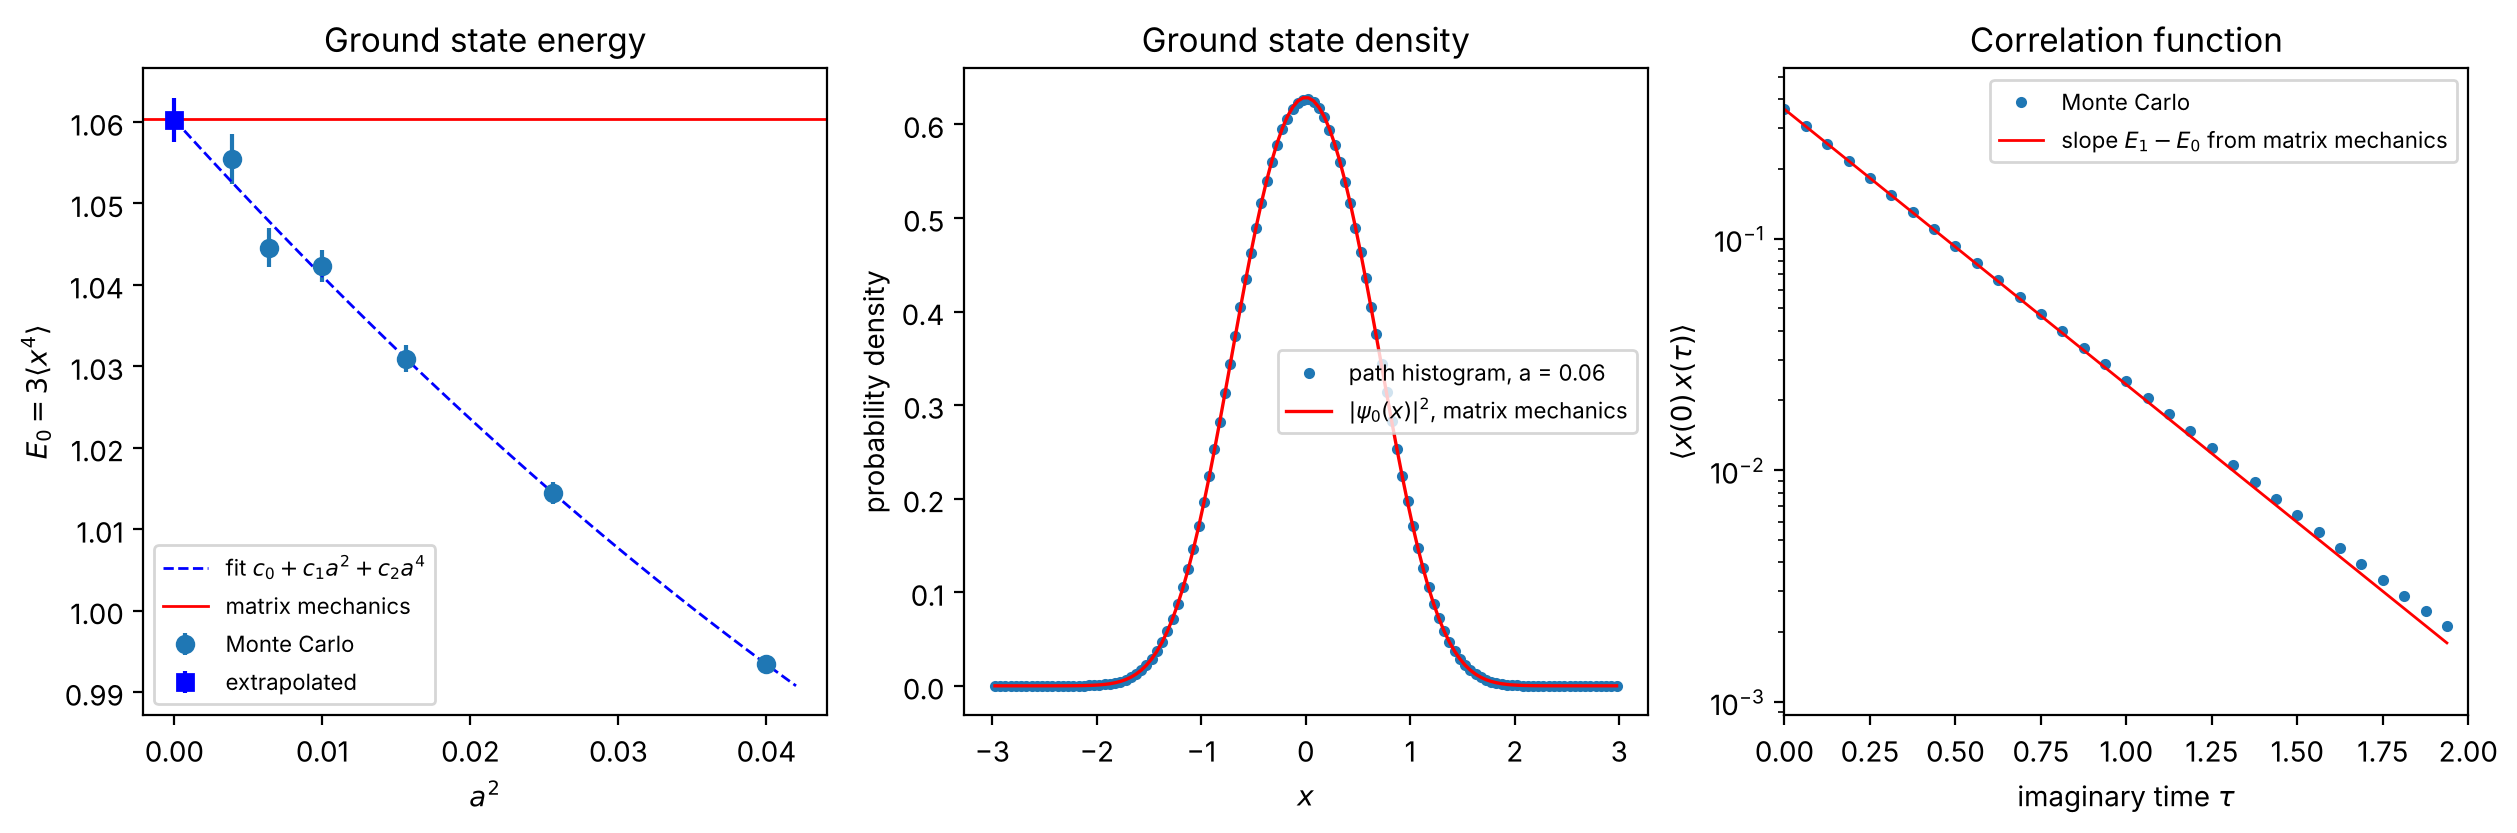

Recreate this plot in Python.
#!/usr/bin/env python3
"""
Path integral Monte Carlo for the anharmonic oscillator
=======================================================

The path integral formulation (thesis section 2.8) is reviewed in

    Eva Obeed, "Numerical Modelling of Some Quantum Systems",
    Master thesis, NTNU, Trondheim, May 2016,

but not simulated there. This program does the simulation for
H = p^2 + q^4 and compares with the matrix mechanics results.

Method. In imaginary time the path integral becomes a statistical sum over
closed paths x(tau), 0 <= tau < beta, with weight exp(-S),

    S = sum_i [ (x_{i+1} - x_i)^2 / (4 a) + a x_i^4 ] ,   beta = M a,

(the kinetic term has 1/(4a) because the mass is m = 1/2). For large beta
only the ground state contributes. Paths are sampled with the Metropolis
algorithm; many independent paths are updated at once with NumPy, and
their spread gives honest error bars.

Measured quantities:
  * E0 = 3 <x^4>              (virial theorem, <p^2> = 2 <x^4>)
  * |psi_0(x)|^2              (histogram of all x_i)
  * E1 - E0                   (decay of the correlation <x(0) x(tau)>)

The time step a introduces an error with leading terms a^2 and a^4, which
is removed by simulating several values of a and extrapolating to a = 0.
"""

import os

import numpy as np

import matplotlib
matplotlib.use("Agg")
import matplotlib.pyplot as plt

from anharmonic import AnharmonicOscillator


def simulate(a, beta=8.0, n_paths=1000, n_sweeps=2500, n_therm=500,
             rng=None, hist_bins=None):
    """Metropolis sampling of n_paths independent closed paths.

    Returns a dict with per-path averages of x^2 and x^4 (arrays of length
    n_paths), the correlation function per path, and a histogram of x.
    """
    rng = np.random.default_rng() if rng is None else rng
    M = int(round(beta / a))
    M += M % 2                                   # even number of time slices
    x = rng.normal(0.0, 0.5, size=(n_paths, M))
    step = 4.0 * np.sqrt(a)                      # proposal width
    sites = [np.arange(0, M, 2), np.arange(1, M, 2)]
    n_lag = M // 4

    def local_action(xi, left, right):
        return ((xi - left) ** 2 + (right - xi) ** 2) / (4 * a) + a * xi ** 4

    sum2 = np.zeros(n_paths)
    sum4 = np.zeros(n_paths)
    corr = np.zeros((n_paths, n_lag))
    hist = None if hist_bins is None else np.zeros(len(hist_bins) - 1)
    accepted = 0
    for sweep in range(n_therm + n_sweeps):
        # even and odd sites do not interact among themselves, so each
        # half of the lattice can be updated in one vectorized step
        for s in sites:
            left = x[:, (s - 1) % M]
            right = x[:, (s + 1) % M]
            old = x[:, s]
            new = old + step * (rng.random(old.shape) - 0.5)
            dS = local_action(new, left, right) - local_action(old, left, right)
            accept = rng.random(old.shape) < np.exp(-dS)
            x[:, s] = np.where(accept, new, old)
            accepted += accept.sum()
        if sweep >= n_therm:
            x2 = x * x
            sum2 += x2.mean(axis=1)
            sum4 += (x2 * x2).mean(axis=1)
            # <x_i x_{i+lag}> for all lags at once (Wiener-Khinchin)
            power = np.abs(np.fft.rfft(x, axis=1)) ** 2
            corr += np.fft.irfft(power, n=M, axis=1)[:, :n_lag] / M
            if hist is not None and sweep % 10 == 0:
                hist += np.histogram(x, bins=hist_bins)[0]
    return dict(a=beta / M, M=M, x2=sum2 / n_sweeps, x4=sum4 / n_sweeps,
                corr=corr / n_sweeps, hist=hist,
                acceptance=accepted / ((n_therm + n_sweeps) * n_paths * M))


def mean_and_error(samples):
    """Mean and standard error from independent paths."""
    return samples.mean(), samples.std(ddof=1) / np.sqrt(len(samples))


def energy_gap(corr, a, tau_min=0.3, tau_max=1.2, n_blocks=20):
    """E1 - E0 from C(tau) ~ exp(-(E1 - E0) tau), by a straight-line fit to
    log C over tau_min <= tau <= tau_max. Error from a jackknife over
    blocks of paths."""
    lags = np.arange(corr.shape[1]) * a
    sel = (lags >= tau_min) & (lags <= tau_max)

    def fit(c):
        return -np.polyfit(lags[sel], np.log(c[sel]), 1)[0]

    blocks = np.array_split(np.arange(corr.shape[0]), n_blocks)
    total = corr.sum(axis=0)
    jack = np.array([fit((total - corr[b].sum(axis=0)) /
                         (corr.shape[0] - len(b))) for b in blocks])
    gap = fit(corr.mean(axis=0))
    err = np.sqrt((n_blocks - 1) / n_blocks * np.sum((jack - jack.mean()) ** 2))
    return gap, err


def extrapolate(a_values, y, yerr):
    """Weighted least-squares fit y = c0 + c1 a^2 + c2 a^4; returns the
    value at a = 0, its error, and the coefficients."""
    A = np.vstack([np.ones_like(a_values), a_values ** 2, a_values ** 4]).T
    W = np.diag(1 / yerr ** 2)
    cov = np.linalg.inv(A.T @ W @ A)
    coef = cov @ A.T @ W @ y
    return coef[0], np.sqrt(cov[0, 0]), coef


def main(outdir="figures", seed=1948):
    os.makedirs(outdir, exist_ok=True)
    rng = np.random.default_rng(seed)
    osc = AnharmonicOscillator()
    E0, gap_exact = osc.E[0], osc.E[1] - osc.E[0]
    x2_exact = osc.expectation(0, 2)
    print("Matrix mechanics: E0 = %.8f, E1 - E0 = %.8f, <x^2> = %.8f"
          % (E0, gap_exact, x2_exact))

    bins = np.linspace(-3, 3, 121)
    a_values = np.array([0.2, 0.16, 0.125, 0.1, 0.08, 0.0625])
    runs = []
    print("\n%6s %5s %6s %20s %20s %20s" % ("a", "M", "acc.", "E0 = 3<x^4>",
                                             "<x^2>", "E1 - E0"))
    for a in a_values:
        r = simulate(a, rng=rng, hist_bins=bins)
        r["E"], r["dE"] = [3 * v for v in mean_and_error(r["x4"])]
        r["X2"], r["dX2"] = mean_and_error(r["x2"])
        r["gap"], r["dgap"] = energy_gap(r["corr"], r["a"])
        runs.append(r)
        print("%6.3f %5d %6.2f %12.5f +- %.5f %12.5f +- %.5f %12.4f +- %.4f"
              % (r["a"], r["M"], r["acceptance"], r["E"], r["dE"], r["X2"],
                 r["dX2"], r["gap"], r["dgap"]))

    a_used = np.array([r["a"] for r in runs])
    print("\nExtrapolation a -> 0 (fit c0 + c1 a^2 + c2 a^4):")
    results = {}
    for key, err, exact, label in (("E", "dE", E0, "E0"),
                                   ("X2", "dX2", x2_exact, "<x^2>"),
                                   ("gap", "dgap", gap_exact, "E1 - E0")):
        y = np.array([r[key] for r in runs])
        dy = np.array([r[err] for r in runs])
        val, dval, coef = extrapolate(a_used, y, dy)
        results[key] = (y, dy, val, dval, coef, exact)
        print("  %-8s = %.5f +- %.5f   exact %.5f   (deviation %.1f sigma)"
              % (label, val, dval, exact, (val - exact) / dval))

    # -- figure: extrapolation and ground state density ---------------------
    fig, axes = plt.subplots(1, 3, figsize=(15, 4.2))
    y, dy, val, dval, coef, exact = results["E"]
    a2 = np.linspace(0, a_used.max() ** 2 * 1.05, 50)
    axes[0].errorbar(a_used ** 2, y, dy, fmt="o", label="Monte Carlo")
    axes[0].plot(a2, coef[0] + coef[1] * a2 + coef[2] * a2 ** 2, "b--", lw=1,
                 label="fit $c_0+c_1a^2+c_2a^4$")
    axes[0].errorbar([0], [val], [dval], fmt="s", color="b",
                     label="extrapolated")
    axes[0].axhline(exact, color="r", lw=1, label="matrix mechanics")
    axes[0].set(xlabel="$a^2$", ylabel="$E_0 = 3\\langle x^4\\rangle$",
                title="Ground state energy")
    axes[0].legend(fontsize=8)

    r = runs[-1]
    centers = (bins[1:] + bins[:-1]) / 2
    density = r["hist"] / (r["hist"].sum() * (bins[1] - bins[0]))
    axes[1].plot(centers, density, "o", ms=3, label="path histogram, a = %.2f" % r["a"])
    axes[1].plot(centers, osc.psi(0, centers) ** 2, "r", lw=1.2,
                 label=r"$|\psi_0(x)|^2$, matrix mechanics")
    axes[1].set(xlabel="$x$", ylabel="probability density",
                title="Ground state density")
    axes[1].legend(fontsize=8)

    lags = np.arange(r["corr"].shape[1]) * r["a"]
    C = r["corr"].mean(axis=0)
    axes[2].semilogy(lags, C, "o", ms=3, label="Monte Carlo")
    axes[2].semilogy(lags, C[0] * np.exp(-gap_exact * lags), "r", lw=1,
                     label=r"slope $E_1-E_0$ from matrix mechanics")
    axes[2].set(xlim=(0, 2.0), ylim=(C[0] * np.exp(-gap_exact * 2.2), C[0] * 1.5),
                xlabel=r"imaginary time $\tau$",
                ylabel=r"$\langle x(0)\,x(\tau)\rangle$",
                title="Correlation function")
    axes[2].legend(fontsize=8)
    fig.savefig(os.path.join(outdir, "path_integral.png"), dpi=200,
                bbox_inches="tight")
    plt.close(fig)
    print("\nFigure written to", os.path.abspath(outdir))
    return results


if __name__ == "__main__":
    main()
